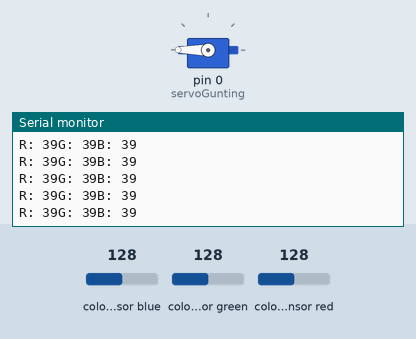
This sketch was run on a simulated Arduino Uno, built with avr-gcc and run on an emulated ATmega328P. On the bench: servo, the last lines printed to the serial monitor. Wiring (inferred from the names in the program): TCS3200 colour sensor: output pin 8; S2 pin 6; S3 pin 7; S0 pin 4; S1 pin 5. The inputs (shaded band) are chosen by the test bench; at power-on: colour sensor blue 128, colour sensor green 128, colour sensor red 128.

Above: at 1.2 s.
1.3 s: colour sensor blue set to 5
At 1.9 s:
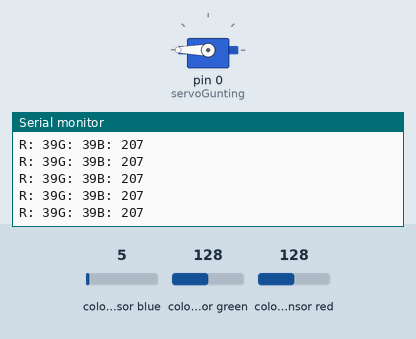
4.3 s: colour sensor blue set to 64
At 5.2 s:
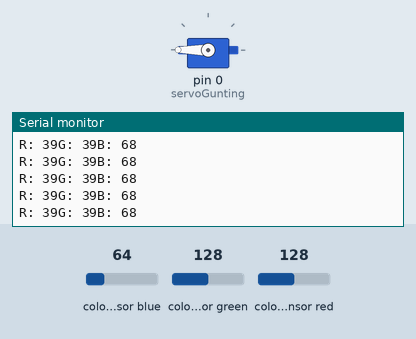
Timing chart, 0 to 7.3 s (numbered marks = the images above; inputs shaded):
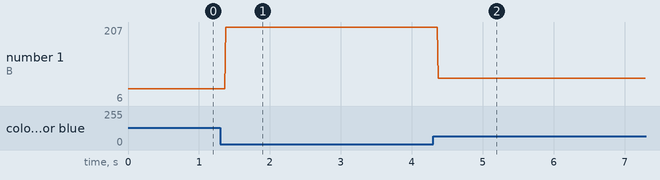

The sketch:

Sensor_gunting.ino
```cpp
//color sensor pin
#define S0 4
#define S1 5
#define S2 6
#define S3 7
#define sensorOut 8

// Stores frequency read by the photodiodes
int redFrequency = 0;
int greenFrequency = 0;
int blueFrequency = 0;

// Radius color of orange
int RGBJeruk[3] = {176, 208, 81};
int radiusJeruk = 30;

// its orange?
bool isJeruk;

// Servo Lybrary
#include <Servo.h>
Servo guntingServo;

// Position of the servo for cutting the orange
int guntingPos = 0;

// Servo pin
int servoGunting = 0;

void guntingSetup() {
  guntingServo.attach(servoGunting);
  guntingServo.write(180);
}

void guntingBuka(bool tutup) {
  if (tutup) {
    guntingServo.write(0);
  } else {
    guntingServo.write(180);
  }
}

void setup() {
  // put your setup code here, to run once:
  colorSetup();
  guntingSetup();

  // Begins serial communication
  Serial.begin(9600);
}

void loop() {
  // put your main code here, to run repeatedly:
  getColor();

  if (isJeruk) {                      // jika mendeteksi jeruk
    guntingBuka(true);               // membuka mulut gunting
    delay(1000);                      // delay 1 detik
    guntingBuka(false);                // menutup mulut gunting
  }
}

void getColor() {
  // Setting RED (R) filtered photodiodes to be read
  digitalWrite(S2, LOW);
  digitalWrite(S3, LOW);

  // Reading the output frequency
  redFrequency = pulseIn(sensorOut, LOW);

  // Setting GREEN (G) filtered photodiodes to be read
  digitalWrite(S2, HIGH);
  digitalWrite(S3, HIGH);

  // Reading the output frequency
  greenFrequency = pulseIn(sensorOut, LOW);

  // Setting BLUE (B) filtered photodiodes to be read
  digitalWrite(S2, LOW);
  digitalWrite(S3, HIGH);

  //R = 65 G = 108 B = 96
  //R = 762 G = 2054 B = 879

  // Reading the output frequency
  blueFrequency = pulseIn(sensorOut, LOW);

  Serial.print("R: ");
  Serial.print(redFrequency);
  Serial.print("G: ");
  Serial.print(greenFrequency);
  Serial.print("B: ");
  Serial.println(blueFrequency);

  if (redFrequency > RGBJeruk[0] - radiusJeruk && redFrequency < RGBJeruk[0] + radiusJeruk) {
    if (greenFrequency > RGBJeruk[1] - radiusJeruk && greenFrequency < RGBJeruk[1] + radiusJeruk) {
      if (blueFrequency > RGBJeruk[2] - radiusJeruk && blueFrequency < RGBJeruk[2] + radiusJeruk) {
        isJeruk = true;
      } else {
        isJeruk = false;
      }
    } else {
      isJeruk = false;
    }
  } else {
    isJeruk = false;
  }
}

void colorSetup() {
  // Setting the outputs
  pinMode(S0, OUTPUT);
  pinMode(S1, OUTPUT);
  pinMode(S2, OUTPUT);
  pinMode(S3, OUTPUT);

  // Setting the sensorOut as an input
  pinMode(sensorOut, INPUT);

  // Setting frequency scaling to 20%
  digitalWrite(S0, HIGH);
  digitalWrite(S1, LOW);
}
```

Measured:
- after the input at 1.3 s, the serial monitor: prints a new line after 0.08 s (image 1)
- after the input at 4.3 s, the serial monitor: prints a new line after 0.07 s (image 2)
- plotted number 1: 39 → 207 after the input at 1.3 s, 207 → 6 after the input at 4.3 s
